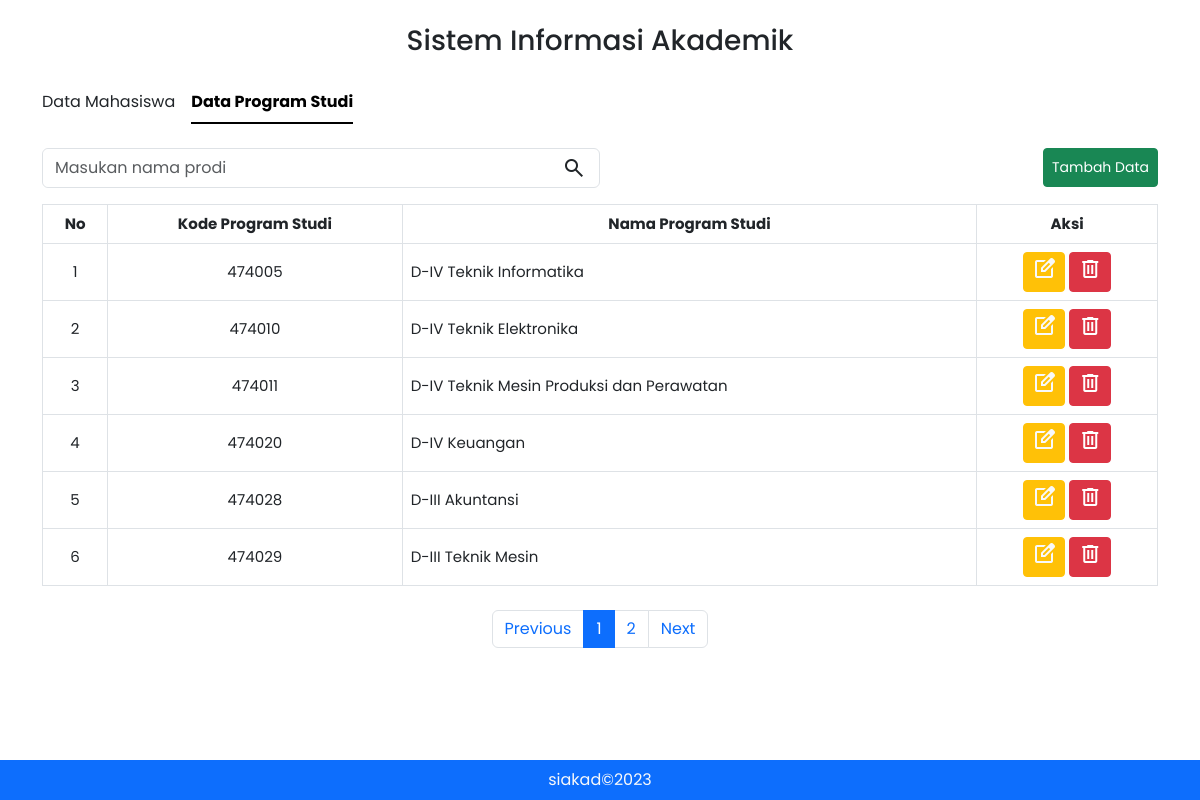
/view/prodi.php, run on the app's committed database.
### tables this page shows
CREATE TABLE `prodi` (
  `kode_prodi` varchar(10) NOT NULL,
  `nama_prodi` varchar(100) NOT NULL
);

### functions/functions.php (called while the page is built, shortened)
<?php
    $conn = mysqli_connect("localhost", "root", "", "db_siakad");
    function query($query) {
        global $conn;
        $result = mysqli_query($conn, $query);
        $rows = [];
        while ($row = mysqli_fetch_assoc($result)) {
            $rows[] = $row;
        }
        return $rows;
    }

### view/prodi.php (the view, shortened to what this page needs)
<?php
require '../functions/functions.php';
$jumlahDataPerhalaman = 6;
$jumlahData = count(query("SELECT * FROM prodi"));
$jumlahHalaman = ceil($jumlahData / $jumlahDataPerhalaman);
$halamanAktif = (isset($_GET["halaman"])) ? $_GET["halaman"] : 1;
$awalData = ($jumlahDataPerhalaman * $halamanAktif) - $jumlahDataPerhalaman;
$prodis = query("SELECT * FROM prodi LIMIT $awalData, $jumlahDataPerhalaman");
$next = $halamanAktif + 1;
$prev = $halamanAktif - 1;
?>
<!DOCTYPE html>
<html lang="en">
<head>
    <link rel="stylesheet" href="../vendor/bootstrap/css/bootstrap.min.css">
    <link rel="stylesheet" href="../assets/css/style.css">
</head>
<body>
    <div class="container pb-5">
        <h3 class="my-4 text-center">Sistem Informasi Akademik</h3>
        <nav class="my-4">
            <ul class="nav nav-underline">
                <li class="nav-item">
                    <a class="nav-link" href="../index.php">Data Mahasiswa</a>
                </li>
                <li class="nav-item">
                    <a class="nav-link active" href="prodi.php">Data Program Studi</a>
                </li>
            </ul>
        </nav>
        <main>
            <div class="d-flex justify-content-between align-items-center">
                <form class="d-flex border rounded w-50" action="" method="post" role="search">
                    <input class="form-control border-0" type="search" name="keyword" placeholder="Masukan nama prodi" autocomplete="off" autofocus />
                    <button class="btn d-flex justify-content-center align-items-center" type="submit" name="search">
                        <span class="material-symbols-outlined ">
                        </span>
                    </button>
                </form>
                <a class="btn btn-sm btn-success p-2" href="tambahProdi.php" role="button">Tambah Data</a>
            </div>
            <div class="container-fluid overflow-x-auto p-0">
                <table class="table table-bordered mt-3">
                    <thead>
                        <tr class="text-center align-middle">
                            <th scope="col">No</th>
                            <th scope="col">Kode Program Studi</th>
                            <th scope="col">Nama Program Studi</th>
                            <th scope="col">Aksi</th>
                        </tr>
                    </thead>
                    <tbody>
                        <?php $i = 1; ?>
                        <?php foreach ($prodis as $prodi) : ?>
                            <tr class="align-middle">
                                <td class="text-center"><?= $i + $awalData ?></td>
                                <td class="text-center"><?= $prodi["kode_prodi"] ?></td>
                                <td><?= $prodi["nama_prodi"] ?></td>
                                <td>
                                    <div class="d-grid gap-2 d-sm-block text-center">
                                        <a href="ubahProdi.php?kode=<?= $prodi['kode_prodi'] ?>" class="btn btn-sm btn-warning mb-sm-2 mb-md-0" role="button">
                                            <span class="material-symbols-outlined text-light">
                                            </span>
                                        </a>
                                        <a href="../functions/deleteProdi.php?kode=<?= $prodi['kode_prodi'] ?>" class="btn btn-sm btn-danger" role="button" onclick="return confirm('Apakah anda yakin ingin menghapus data?')">
                                            <span class="material-symbols-outlined">
                                            </span>
                                        </a>
                                    </div>
                                </td>
                            </tr>
                            <?php $i++ ?>
                        <?php endforeach ?>
                    </tbody>
                </table>
            </div>
        </main>
        <nav aria-label="Page navigation example" class="mt-2">
            <ul class="pagination justify-content-center">
                <li class="page-item">
                    <a class="page-link" <?= ($halamanAktif > 1) ? "href='?halaman=$prev'" : '' ?>>Previous</a>
                </li>
                <?php for ($i = 1; $i <= $jumlahHalaman; $i++) : ?>
                    <?php if ($i == $halamanAktif) : ?>
                        <li class="page-item active"><a class="page-link" href="?halaman=<?= $i ?>"><?= $i ?></a></li>
                    <?php else : ?>
                        <li class="page-item"><a class="page-link" href="?halaman=<?= $i ?>"><?= $i ?></a></li>
                    <?php endif ?>
                <?php endfor ?>
                <li class="page-item">
                    <a class="page-link" <?= ($halamanAktif < $jumlahHalaman) ? "href='?halaman=$next'" : '' ?>>Next</a>
                </li>
            </ul>
        </nav>
    </div>
    <footer class="container-fluid bg-primary text-center text-lg-start position-fixed bottom-0 ">
        <div class="text-center p-2">
            <a class="text-light" href="#">siakad&copy;2023</a>
        </div>
    </footer>
</body>
</html>

### assets/css/style.css (style rules this page uses)
html, body { font-family: "Poppins", sans-serif; }
a, a.nav-link { color: #212529; text-decoration: none; }
th, td { font-size: 0.94rem; }

### data on the page
prodi: awalData "1", kode_prodi "474005", nama_prodi "D-IV Teknik Informatika"
prodi: awalData "2", kode_prodi "474010", nama_prodi "D-IV Teknik Elektronika"
prodi: awalData "3", kode_prodi "474011", nama_prodi "D-IV Teknik Mesin Produksi dan Perawatan"
prodi: awalData "4", kode_prodi "474020", nama_prodi "D-IV Keuangan"
prodi: awalData "5", kode_prodi "474028", nama_prodi "D-III Akuntansi"
prodi: awalData "6", kode_prodi "474029", nama_prodi "D-III Teknik Mesin"
